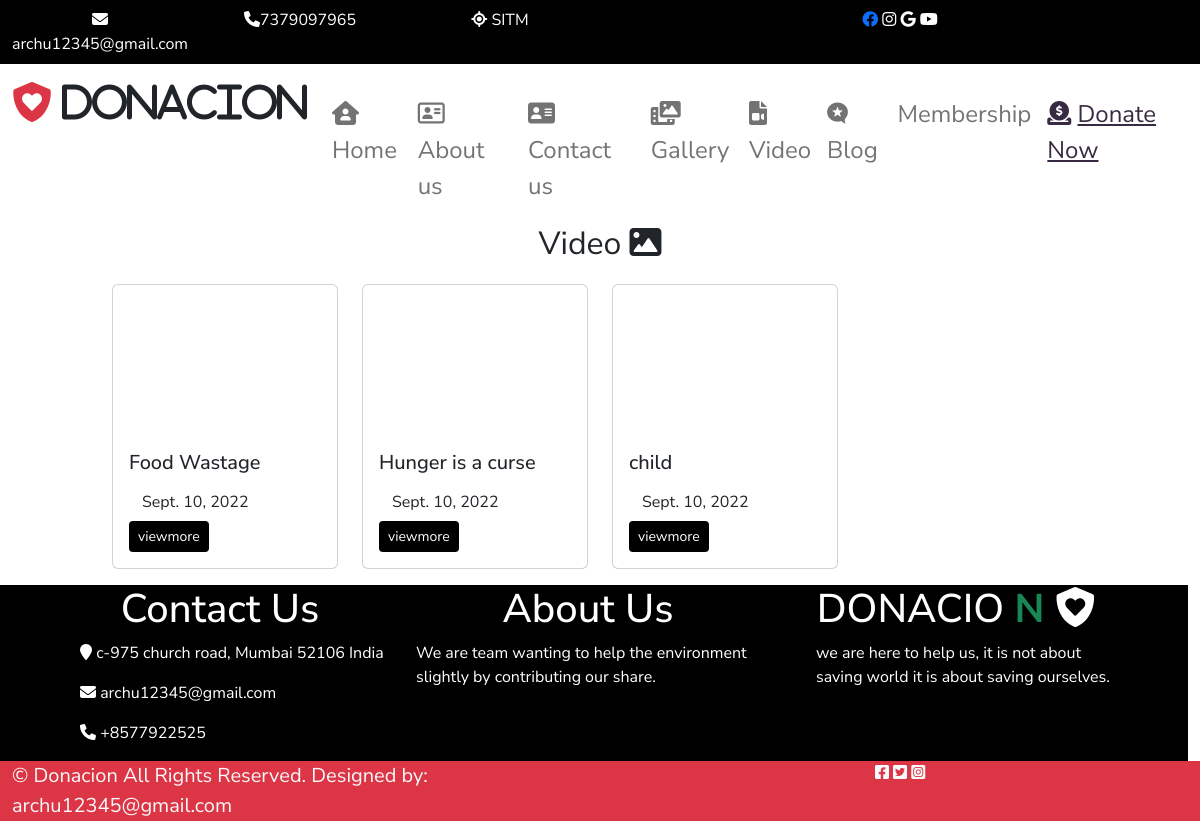
Screenshot of /user/video/ with the database file from the repository.
### user/models.py (models this page shows)
class vgallery(models.Model):
    vlink=models.TextField()
    vdes=models.TextField()
    vtitle=models.CharField(max_length=50)
    vdate=models.DateField()

### user/views.py (the view)
# urls.py: path('video/',views.video),
def video(request):
    data=vgallery.objects.all().order_by('-id')
    mydict={"vdata":data}
    return render(request,'user/video.html',mydict)

### templates/user/video.html
{% extends 'base.html' %}
{% load static %}
{% block x %}
<div class="fs-2 text-center">Video <b color="green">
    <i class="fa-solid fa-image"></i>
    </b>
</div>
<div class="row my-3">
    <div class="col-sm-1"></div>
    <div class="col-sm-10">
        <div class="row">
            {% for x in vdata %}
            <div class="col-sm-3">
                <div class="card">
                    <iframe class="w-100 img-card-top" src="{{x.vlink}}" title="YouTube video player" frameborder="0" allow="accelerometer; autoplay; clipboard-write; encrypted-media; gyroscope; picture-in-picture" allowfullscreen></iframe>
                <div class="card-body">
                    <h5 class="card-title">{{x.vtitle}}</h5>
                    <span class="btn btn-sm-bg-mycolor">{{x.vdate}}</span>
                    <a href="/user/details?msg={{x.id}}" class="btn btn-sm bg-mycolor" style="color:white;">viewmore</a>
                </div>
                </div>
            </div>
            {% endfor %}
        </div>
    </div>
    <div class="col-sm-1"></div>
</div>
{% endblock %}

### templates/base.html (style rules this page uses)
body { font-family: 'Nunito Sans',cursive; }
.bg-mycolor { background:black; }

### rows the page displays
vgallery: vtitle "Food Wastage", vdate "Sept. 10, 2022"
vgallery: vtitle "Hunger is a curse", vdate "Sept. 10, 2022"
vgallery: vtitle "child", vdate "Sept. 10, 2022"
